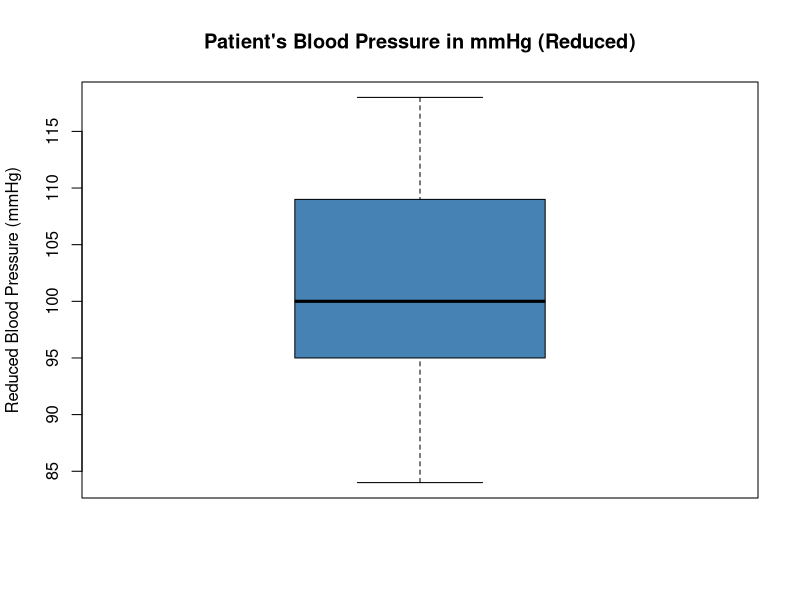
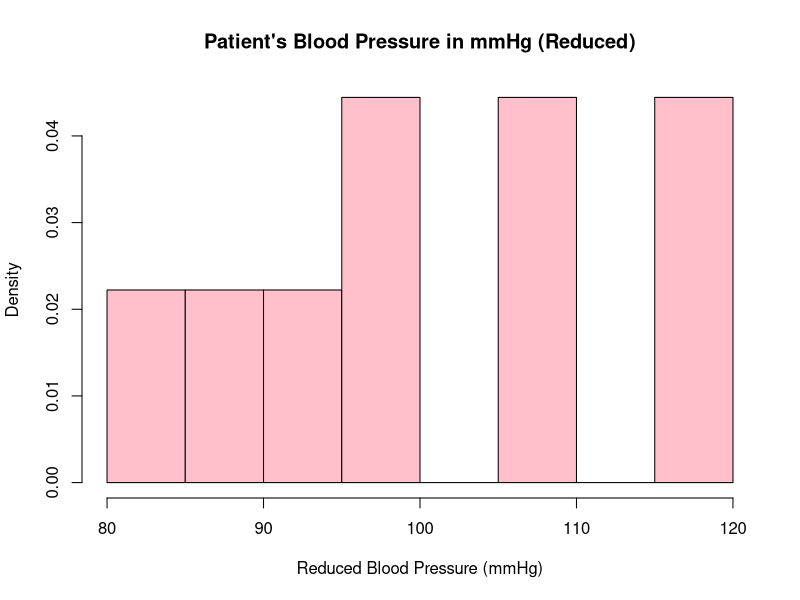

R code for these plots, in order:

#ST1131 TUTORIAL 1, 28 AUG 2025

setwd("c:/DATA1131")

#
#
#
#
#

#Q1a
patient = c(1,2,3,4,5,6,7,8,9)
bp = c(96,119,119,108,126,128,110,105,94)

#sorted patient and bp
spatient = c(9,1,8,4,7,2,3,5,6)
sbp = c(94,96,105,108,110,119,119,126,128)
data = data.frame(spatient,sbp);data

#my median = 110
median(data$sbp) 
#YES, They are the same


#Q1b
#mean
mean(data$sbp) # == 111.6667 mmHg

#var
var(data$sbp) # == 149.75

#sd
sd(data$sbp) # == 12.23724


#Q1c
#If the measurement machine was not zero-ed, and all readings reduced by 
#10 mmHg, the mean WILL DECREASE BY 10 mmHg. However, Variance remain unchanged
# new mean == 101.6667 mmHg 
# unchanged var == 149.75 mmHg


#Q1d
#New reduced blood pressure
newbp = bp-10; newbp
#Since newbp is already a vector, js plot
boxplot_bp = boxplot(newbp, 
                     ylab = "Reduced Blood Pressure (mmHg)", 
                     main = "Patient's Blood Pressure in mmHg (Reduced)",
                     col = "steelblue")



#Q1e
#Histogram of new BP
hist_bp = hist(newbp, 
               prob = TRUE, 
               col = "pink", 
               xlab = "Reduced Blood Pressure (mmHg)", 
               main = "Patient's Blood Pressure in mmHg (Reduced)")

#
#
#
#
#

#Q2
#For each of the following experiments, identify the variable(s),
#the data type of each variable, and the
#sample size.



#Q2a For each of 10 beetles, a biologist counted the number of times the beetle 
#fed on a disease-resistant plant during a 4-hour period.

#Variables are: 
#1. Beetles: Nominal Categorical variable
#2. Number of times the beetles fed on a disease-resistant plant: Discrete quantitative variable


#Q2b In a nutritional study, 40 healthy males were measured for height
#and weight as well as the weight of their food intake over a 24-hour period.

#Variables are: 
#1. Healthy males: Nominal categorical variable
#2. Weight of their food intake: Ordinal categorical variable


#Q2c The birth weight, number of siblings, mother's race, and age were recorded for each of 85 babies
#born at NUH.

#Variables are:
#1. Birth weight: Ordinal categorical variable
#2. Number of siblings: Discrete quantitative variable
#3. Mother's race: Nominal categorical variable
#4. Mother's age: Ordinal categorical variable

#
#
#
#
#

#Q3
#Symmetric and bimodal: Dataset 3
#Symmetric and skewed right: Dataset 2

#
#
#
#
#

#Q4
#Histogram 1 : Boxplot 3 \\ same median, same minimum
#Histogram 3 : Boxplot 2 \\ H3 is right skewed, range from 0 to 12
#Histogram 2 : Boxplot 1 \\ Negative minimum, range from -2 to 8



